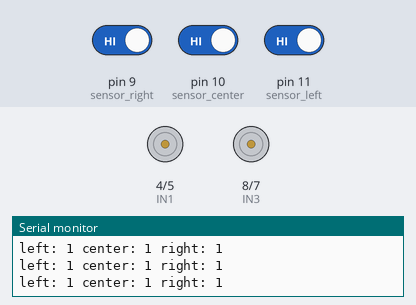
Recording of a sketch running on a simulated Arduino Uno, built with avr-gcc and run on an emulated ATmega328P. Shown: motor-driver pin pairs drawn as motors (green arrow = first pin HIGH = forward, orange = second pin HIGH = backward, longer = more drive, scaled by the enable pin), the last lines printed to the serial monitor. The test bench sets the inputs (shaded band); at power-on: pin 9 (sensor_right) HIGH, pin 11 (sensor_left) HIGH, pin 10 (sensor_center) HIGH.

Above: at 1.2 s.
1.3 s: pin 9 (sensor_right) driven LOW
At 1.8 s:
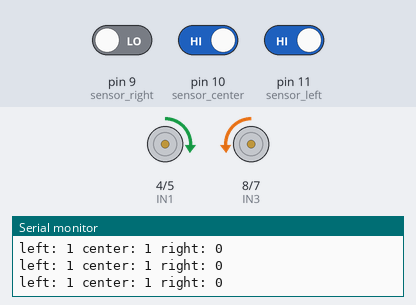
2.8 s: pin 11 (sensor_left) driven LOW
At 3.6 s:
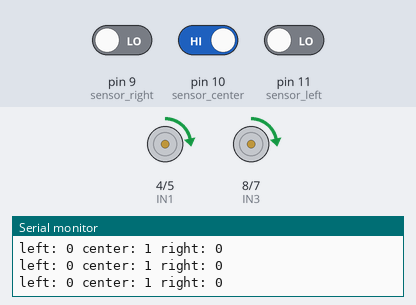
4.3 s: pin 9 (sensor_right) driven HIGH
At 5.5 s:
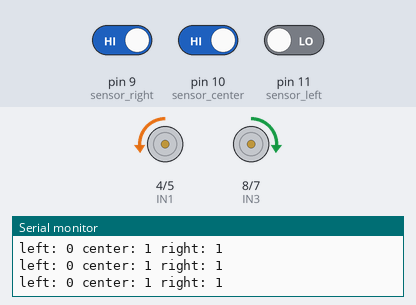
Timing chart, 0 to 7.3 s (numbered marks = the images above; inputs shaded):
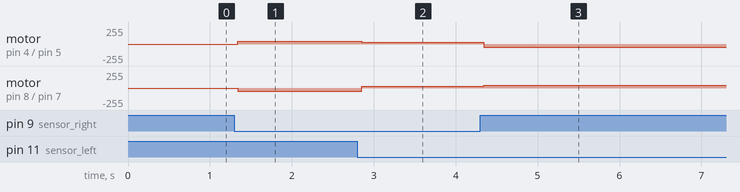

The sketch:

pji_seguidor.ino
```cpp
#include <SoftwareSerial.h>

// H bridge pins
int ENA = 3;
int IN1 = 4;
int IN2 = 5;

int IN3 = 8;
int IN4 = 7;
int ENB = 6;

int vel = 30;

// Reflectance Sensors pins
int sensor_left = 11
;
int sensor_center = 10;
int sensor_right = 9;

int left_val, center_val, right_val;

void setup()
{
  Serial.begin(9600);

  // Defines H bridge pins
  pinMode(IN1, OUTPUT);
  pinMode(IN2, OUTPUT);
  pinMode(IN3, OUTPUT);
  pinMode(IN4, OUTPUT);
  pinMode(ENA, OUTPUT);
  pinMode(ENB, OUTPUT);
  analogWrite(ENA, vel);
  analogWrite(ENB, vel);

  // Defines Reflectance Sensors pins
  pinMode(sensor_left, INPUT);
  pinMode(sensor_center, INPUT);
  pinMode(sensor_right, INPUT);

}

void loop()
{

  // Reads the sensors
  left_val = digitalRead(sensor_left);
  center_val = digitalRead(sensor_center);
  right_val = digitalRead(sensor_right);
  Serial.print("left: ");
  Serial.print(left_val);
  Serial.print(" center: ");
  Serial.print(center_val);
  Serial.print(" right: ");
  Serial.print(right_val);
  Serial.print("\n");

  if ((left_val == 0) && (center_val == 1) && (right_val == 0))
  {
    set_vel(vel);
    forward();
  }
  else if ((left_val == 1) && (center_val == 0) && (right_val == 0))
  {
    set_vel(1.5 * vel);
    right();
  }
  else if ((left_val == 1) && (center_val == 1) && (right_val == 0))
  {
    set_vel(1.5 * vel);
    right();
  }
  else if ((left_val == 0) && (center_val == 0) && (right_val == 1))
  {
    set_vel(1.5 * vel);
    left();
  }
  else if ((left_val == 0) && (center_val == 1) && (right_val == 1))
  {
    set_vel(1.5 * vel);
    left();
  }
}

void forward()
{
  digitalWrite(IN1, HIGH);
  digitalWrite(IN2, LOW);
  digitalWrite(IN3, HIGH);
  digitalWrite(IN4, LOW);
}

void backward()
{
  digitalWrite(IN1, LOW);
  digitalWrite(IN2, HIGH);
  digitalWrite(IN3, LOW);
  digitalWrite(IN4, HIGH);
}

void left()
{
  digitalWrite(IN1, LOW);
  digitalWrite(IN2, HIGH);
  digitalWrite(IN3, HIGH);
  digitalWrite(IN4, LOW);
}

void right()
{
  digitalWrite(IN1, HIGH);
  digitalWrite(IN2, LOW);
  digitalWrite(IN3, LOW);
  digitalWrite(IN4, HIGH);
}

void stop()
{
  digitalWrite(IN1, LOW);
  digitalWrite(IN2, LOW);
  digitalWrite(IN3, LOW);
  digitalWrite(IN4, LOW);
}
void set_vel(int velocity)
{
  analogWrite(ENA, velocity);
  analogWrite(ENB, velocity);
}
```

Measured:
- after the input at 1.3 s, motor on pin 4 (IN1) / pin 5 (IN2): stopped → forward 45/255 at once; motor on pin 8 (IN3) / pin 7 (IN4): stopped → backward 45/255 at once
- after the input at 2.8 s, motor on pin 4 (IN1) / pin 5 (IN2): forward 45/255 → forward 30/255 after 0.05 s; motor on pin 8 (IN3) / pin 7 (IN4): backward 45/255 → forward 30/255 after 0.05 s
- after the input at 4.3 s, motor on pin 4 (IN1) / pin 5 (IN2): forward 30/255 → backward 45/255 at once; motor on pin 8 (IN3) / pin 7 (IN4): forward 30/255 → forward 45/255 at once
